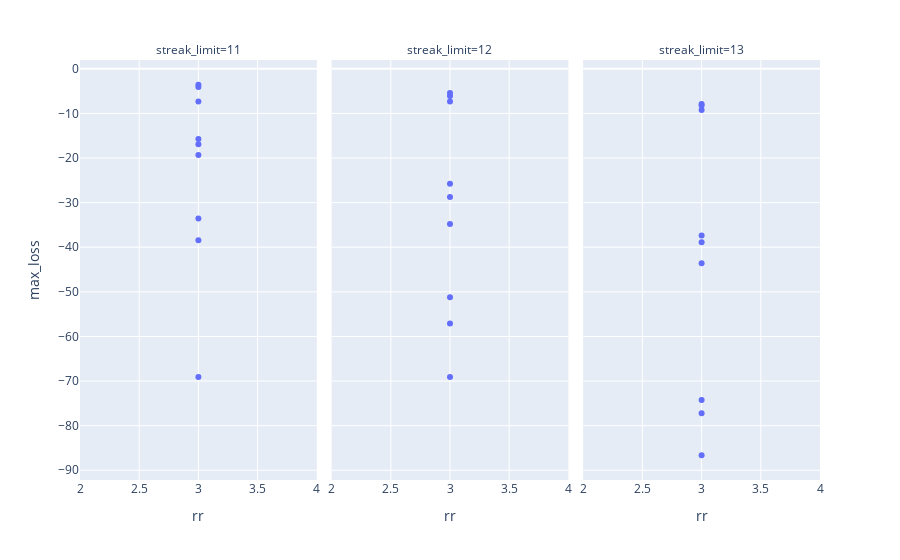

Write notebook code for a chart like this one.
### Code cell
px.scatter(df, x='rr', y='max_loss', facet_col='streak_limit')

### Figure 1 — Plotly figure (JSON) as saved in the notebook; plotly's stock layout.template omitted (floating-point values rounded to 4 significant figures)
{"data": [{"hovertemplate": "streak_limit=11<br>rr=%{x}<br>max_loss=%{y}<extra></extra>", "legendgroup": "", "marker": {"color": "#636efa", "symbol": "circle"}, "mode": "markers", "name": "", "orientation": "v", "showlegend": false, "type": "scatter", "x": [3, 3, 3, 3, 3, 3, 3, 3, 3], "xaxis": "x", "y": [-3.575, -4.092, -7.356, -16.9, -19.35, -15.76, -33.58, -38.44, -69.09], "yaxis": "y"}, {"hovertemplate": "streak_limit=12<br>rr=%{x}<br>max_loss=%{y}<extra></extra>", "legendgroup": "", "marker": {"color": "#636efa", "symbol": "circle"}, "mode": "markers", "name": "", "orientation": "v", "showlegend": false, "type": "scatter", "x": [3, 3, 3, 3, 3, 3, 3, 3, 3], "xaxis": "x2", "y": [-6.077, -5.452, -7.356, -28.73, -25.77, -34.78, -57.08, -51.2, -69.09], "yaxis": "y2"}, {"hovertemplate": "streak_limit=13<br>rr=%{x}<br>max_loss=%{y}<extra></extra>", "legendgroup": "", "marker": {"color": "#636efa", "symbol": "circle"}, "mode": "markers", "name": "", "orientation": "v", "showlegend": false, "type": "scatter", "x": [3, 3, 3, 3, 3, 3, 3, 3, 3], "xaxis": "x3", "y": [-8.222, -7.907, -9.225, -38.86, -37.37, -43.6, -77.21, -74.26, -86.63], "yaxis": "y3"}], "layout": {"annotations": [{"font": {}, "showarrow": false, "text": "streak_limit=11", "x": 0.16, "xanchor": "center", "xref": "paper", "y": 1, "yanchor": "bottom", "yref": "paper"}, {"font": {}, "showarrow": false, "text": "streak_limit=12", "x": 0.5, "xanchor": "center", "xref": "paper", "y": 1, "yanchor": "bottom", "yref": "paper"}, {"font": {}, "showarrow": false, "text": "streak_limit=13", "x": 0.84, "xanchor": "center", "xref": "paper", "y": 1, "yanchor": "bottom", "yref": "paper"}], "legend": {"tracegroupgap": 0}, "margin": {"t": 60}, "xaxis": {"anchor": "y", "domain": [0, 0.32], "title": {"text": "rr"}}, "xaxis2": {"anchor": "y2", "domain": [0.34, 0.66], "matches": "x", "title": {"text": "rr"}}, "xaxis3": {"anchor": "y3", "domain": [0.68, 1.0], "matches": "x", "title": {"text": "rr"}}, "yaxis": {"anchor": "x", "domain": [0, 1], "title": {"text": "max_loss"}}, "yaxis2": {"anchor": "x2", "domain": [0, 1], "matches": "y", "showticklabels": false}, "yaxis3": {"anchor": "x3", "domain": [0, 1], "matches": "y", "showticklabels": false}}}
